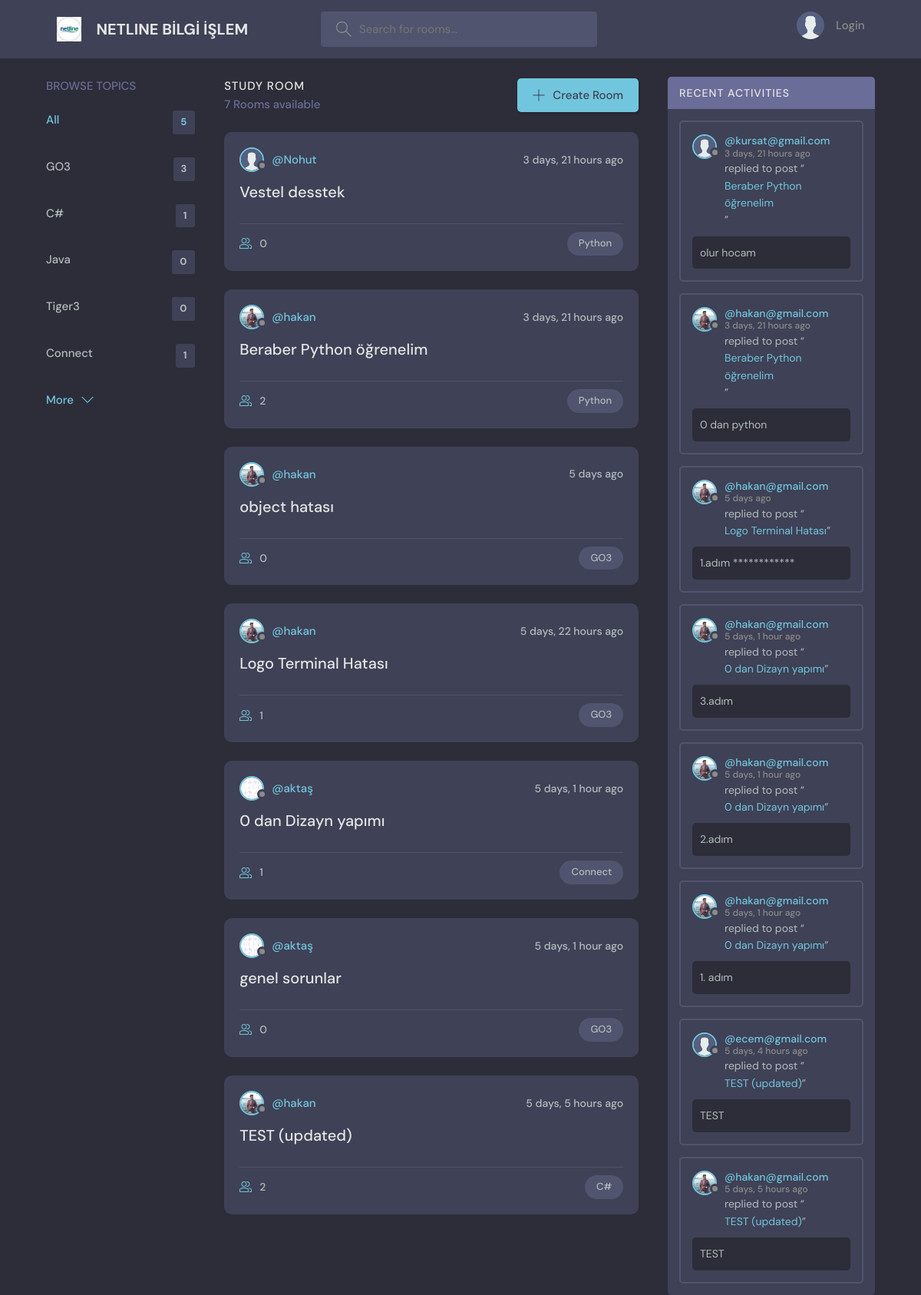
The page / on the database its author committed.
### base/models.py (models this page shows, shortened)
class Topic(models.Model):
    name = models.CharField(max_length=200)

class Room(models.Model):
    host =  models.ForeignKey(User, on_delete=models.SET_NULL, null=True)
    topic = models.ForeignKey(Topic, on_delete=models.SET_NULL, null=True)
    name=models.CharField(max_length=200)
    descripton = models.TextField(null = True, blank=True)
    participants = models.ManyToManyField(
        User, related_name='participants', blank=True)
    updated = models.DateTimeField(auto_now=True)
    created = models.DateTimeField(auto_now_add=True)
    class Meta:
        ordering = ['-updated', '-created' ]
    def __str__(self):
        return self.name

class User(AbstractUser):
    name = models.CharField(max_length=200, null=True)
    email = models.EmailField(unique=True, null=True)
    bio = models.TextField(null=True)
    avatar = models.ImageField(null=True, default="avatar.svg")
    USERNAME_FIELD = 'email'
    REQUIRED_FIELDS = []

class Message(models.Model):
    user = models.ForeignKey(User, on_delete=models.CASCADE)
    room = models.ForeignKey(Room, on_delete=models.CASCADE)
    body = models.TextField()
    updated = models.DateTimeField(auto_now=True)
    created = models.DateTimeField(auto_now_add=True)
    class Meta:
        ordering = ['-updated', '-created' ]

### base/views.py (the view)
# urls.py: path('',views.home, name="home"),
def home(request):
    q = request.GET.get('q') if request.GET.get('q') != None else ''
    rooms = Room.objects.filter(
        Q(topic__name__icontains=q) |
        Q(name__icontains=q) |
        Q(descripton__icontains=q)
    )
    topics = Topic.objects.all()[0:5]
    room_count = rooms.count()
    room_messages = Message.objects.filter(Q(room__topic__name__icontains=q))
    context = {'rooms': rooms, 'topics': topics,
               'room_count': room_count, 'room_messages': room_messages}
    return render(request, 'base/home.html', context)

### base/templates/base/home.html (shortened to what this page needs)
{% extends 'main.html' %}
{% block content %}
    <main class="layout layout--3">
      <div class="container">
        {% include 'base/topics_component.html' %}
        <div class="roomList">
          <div class="roomList__header">
            <div>
              <h2>Study Room</h2>
              <p>{{room_count}} Rooms available</p>
            </div>
            <a class="btn btn--main" href="{% url 'create-room' %}">
              <svg version="1.1" xmlns="http://www.w3.org/2000/svg" width="32" height="32" viewBox="0 0 32 32">
                <title>add</title>
                <path
                  d="M16.943 0.943h-1.885v14.115h-14.115v1.885h14.115v14.115h1.885v-14.115h14.115v-1.885h-14.115v-14.115z"
                ></path>
              </svg>
              Create Room
            </a>
          </div>
          {% include 'base/feed_component.html' %}
        </div>
        {% include 'base/activity_component.html' %}
      </div>
    </main>
    {% endblock %}

### base/templates/base/topics_component.html
  <div class="topics">
    <div class="topics__header">
      <h2>Browse Topics</h2>
    </div>
    <ul class="topics__list">
      <li>
        <a href="{% url 'home' %}" class="active">All <span>{{topics.count}}</span></a>
      </li>
      {% for topic in topics %}
      <li>
        <a href="{% url 'home' %}?q={{topic.name}}">{{topic.name}} <span>{{topic.room_set.all.count}}</span></a>
      </li>
     {% endfor %}
    </ul>
    <a class="btn btn--link" href="{% url 'topics' %}">
      More
      <svg version="1.1" xmlns="http://www.w3.org/2000/svg" width="32" height="32" viewBox="0 0 32 32">
        <title>chevron-down</title>
        <path d="M16 21l-13-13h-3l16 16 16-16h-3l-13 13z"></path>
      </svg>
    </a>
  </div>

### base/templates/base/feed_component.html (shortened to what this page needs)
{% for room in rooms %}
<div class="roomListRoom">
    <div class="roomListRoom__header">
      <a href="{% url 'user-profile' room.host.id %}" class="roomListRoom__author">
        <div class="avatar avatar--small">
          <img src="{{room.host.avatar.url}}" />
        </div>
        <span>@{{room.host.username}}</span>
      </a>
      <div class="roomListRoom__actions">
        <span>{{room.created|timesince}} ago</span>
      </div>
    </div>
    <div class="roomListRoom__content">
      <a href="{% url 'room' room.id %}">{{room.name}}</a>
    </div>
    <div class="roomListRoom__meta">
      <a href="{% url 'room' room.id %}" class="roomListRoom__joined">
        {{room.participants.all.count}}
      </a>
      <p class="roomListRoom__topic">{{room.topic.name}}</p>
    </div>
  </div>
  {% endfor %}

### base/templates/base/activity_component.html (shortened to what this page needs)
<div class="activities">
    <div class="activities__header">
        <h2>Recent Activities</h2>
    </div>
    {% for message in room_messages %}
    <div class="activities__box">
        <div class="activities__boxHeader roomListRoom__header">
            <a href="{% url 'user-profile' message.user.id %}" class="roomListRoom__author">
                <div class="avatar avatar--small">
                    <img src="h{{message.user.avatar.url}}" />
                </div>
                <p>
                    @{{ message.user }}
                    <span>{{ message.created |timesince }} ago</span>
                </p>
            </a>
        </div>
        <div class="activities__boxContent">
            <p>replied to post “<a href="{% url 'room' message.room.id %}">{{message.room}}</a>”</p>
            <div class="activities__boxRoomContent">
                {{message.body}}
            </div>
        </div>
    </div>
    {% endfor %}
</div>

### rows shown on the page
Topic: name "GO3", room_set.all.count "3"
Topic: name "C#", room_set.all.count "1"
Topic: name "Java", room_set.all.count "0"
Topic: name "Tiger3", room_set.all.count "0"
Topic: name "Connect", room_set.all.count "1"
Room: host.avatar (placeholder picture), host.username "Nohut", created "3 days, 21 hours", name "Vestel desstek", participants.all.count "0", topic.name "Python"
Room: host.avatar (picture), host.username "hakan", created "3 days, 21 hours", name "Beraber Python öğrenelim", participants.all.count "2", topic.name "Python"
Room: host.avatar (picture), host.username "hakan", created "5 days", name "object hatası", participants.all.count "0", topic.name "GO3"
Room: host.avatar (picture), host.username "hakan", created "5 days, 22 hours", name "Logo Terminal Hatası", participants.all.count "1", topic.name "GO3"
Room: host.avatar (picture), host.username "aktaş", created "5 days, 1 hour", name "0 dan Dizayn yapımı", participants.all.count "1", topic.name "Connect"
Room: host.avatar (picture), host.username "aktaş", created "5 days, 1 hour", name "genel sorunlar", participants.all.count "0", topic.name "GO3"
Room: host.avatar (picture), host.username "hakan", created "5 days, 5 hours", name "TEST (updated)", participants.all.count "2", topic.name "C#"
Message: user.avatar (placeholder picture), user "kursat@gmail.com", created "3 days, 21 hours", room "Beraber Python öğrenelim", body "olur hocam"
Message: user.avatar (picture), user "hakan@gmail.com", created "3 days, 21 hours", room "Beraber Python öğrenelim", body "0 dan python"
Message: user.avatar (picture), user "hakan@gmail.com", created "5 days", room "Logo Terminal Hatası", body "1.adım ************"
Message: user.avatar (picture), user "hakan@gmail.com", created "5 days, 1 hour", room "0 dan Dizayn yapımı", body "3.adım"
Message: user.avatar (picture), user "hakan@gmail.com", created "5 days, 1 hour", room "0 dan Dizayn yapımı", body "2.adım"
Message: user.avatar (picture), user "hakan@gmail.com", created "5 days, 1 hour", room "0 dan Dizayn yapımı", body "1. adım"
Message: user.avatar (placeholder picture), user "ecem@gmail.com", created "5 days, 4 hours", room "TEST (updated)", body "TEST"
Message: user.avatar (picture), user "hakan@gmail.com", created "5 days, 5 hours", room "TEST (updated)", body "TEST"

### other values the page prints
{{ topics.count }} "5"
{{ room_count }} "7"
